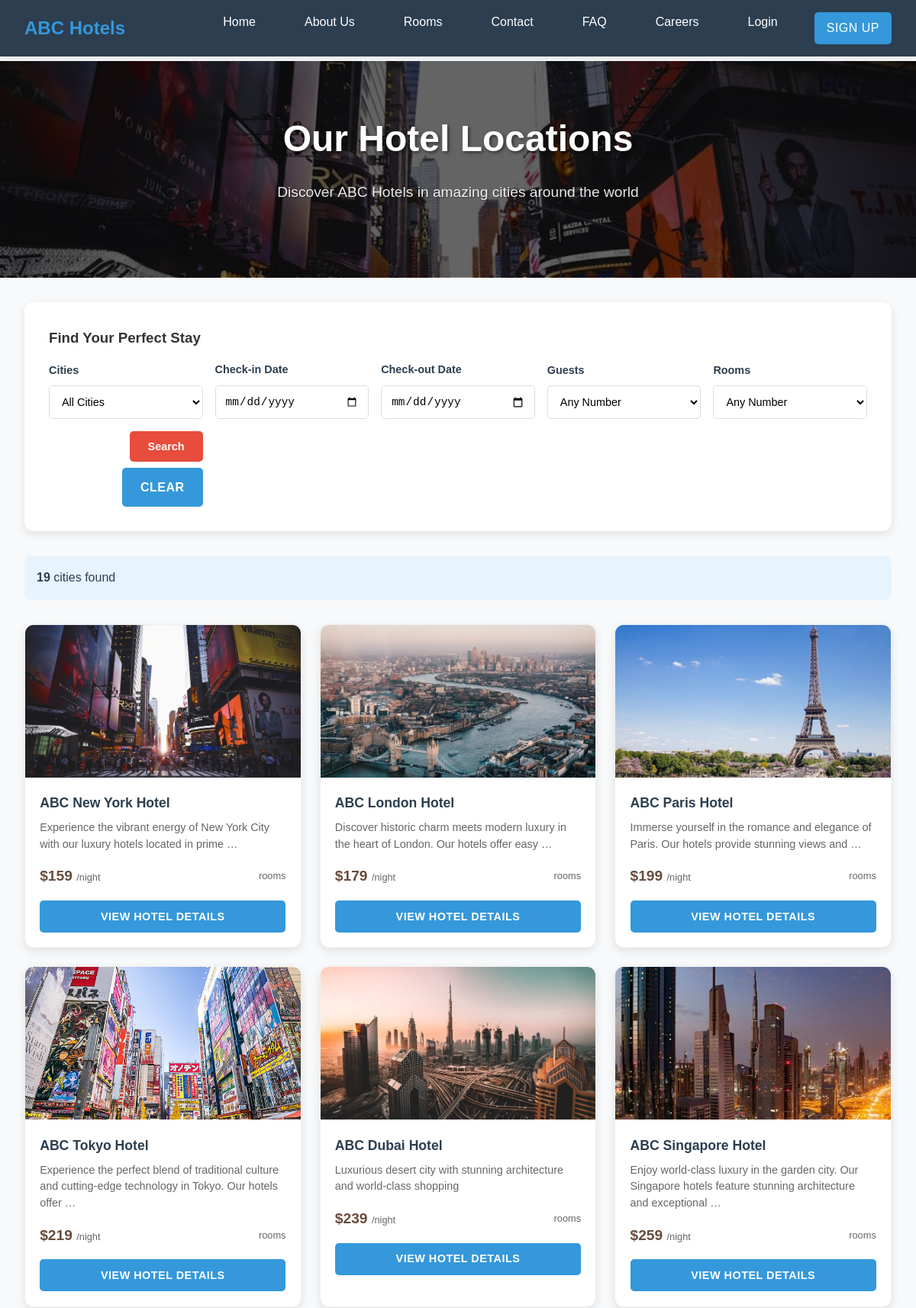
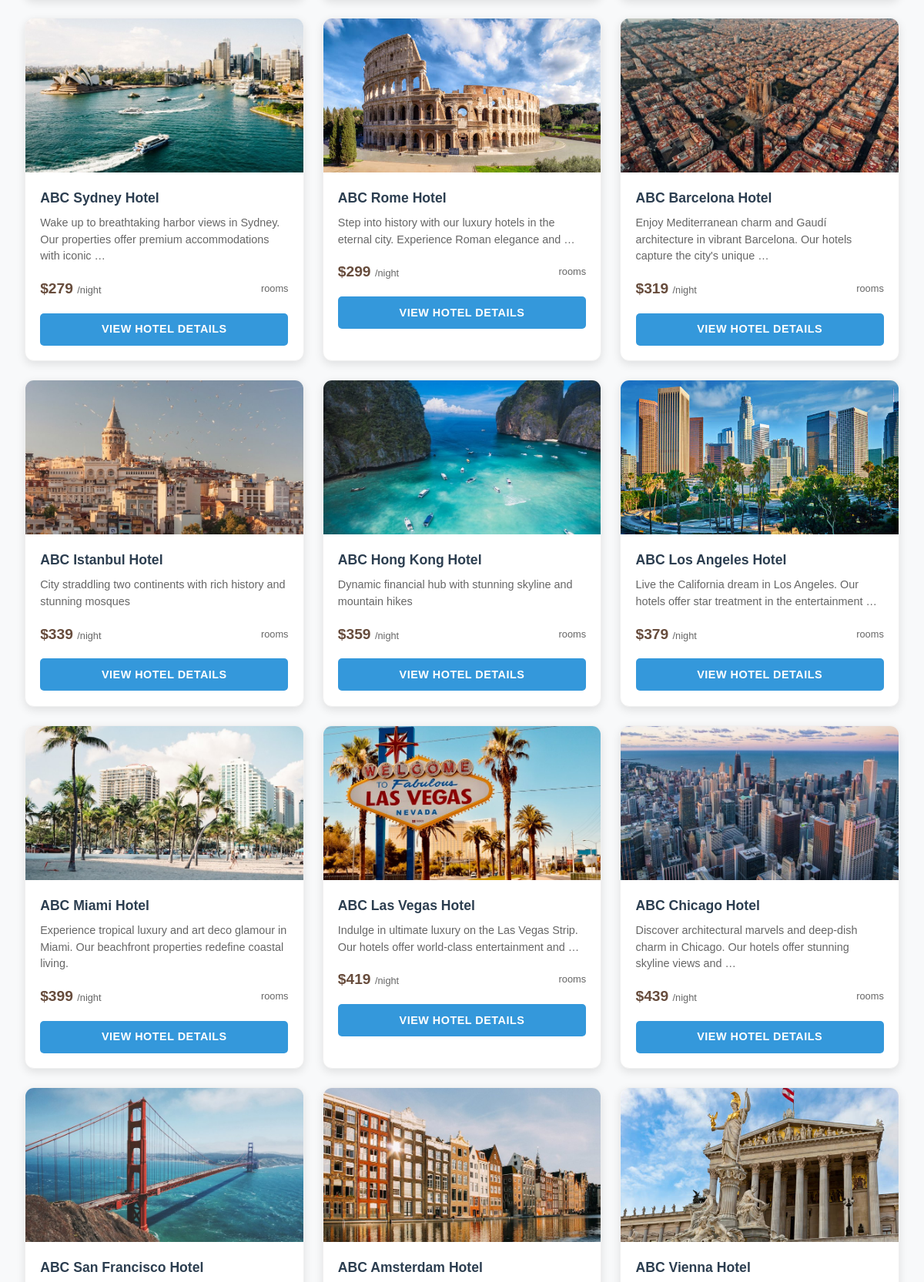
/rooms/ (upper part), run on the app's committed database (2 pictures, top to bottom).
### hotel/models.py (models this page shows, shortened)
class City(models.Model):
    name = models.CharField(max_length=100)
    description = models.TextField()
    image = models.ImageField(upload_to='cities/', null=True, blank=True)
    is_active = models.BooleanField(default=True)
    class Meta:
        verbose_name_plural = "Cities"

### hotel/views.py (the view)
# urls.py: path('rooms/', views.room_list, name='room_list'),
def room_list(request):
    cities = City.objects.all()
    all_cities = City.objects.all()  # For the filter dropdown
    selected_city = request.GET.get('city', '')
    selected_check_in = request.GET.get('check_in', '')
    selected_check_out = request.GET.get('check_out', '')
    selected_guests = request.GET.get('guests', '')
    selected_rooms = request.GET.get('rooms', '')
    if selected_city:
        cities = cities.filter(name__icontains=selected_city)
    context = {
        'cities': cities,
        'all_cities': all_cities,
        'selected_city': selected_city,
        'selected_check_in': selected_check_in,
        'selected_check_out': selected_check_out,
        'selected_guests': selected_guests,
        'selected_rooms': selected_rooms,
    }
    return render(request, 'room_list.html', context)

### templates/room_list.html (shortened to what this page needs)
{% extends 'base.html' %}
{% load static %}
{% block content %}
<section class="hero-section" style="background-image: linear-gradient(rgba(0,0,0,0.6), rgba(0,0,0,0.6)), url('{% static 'images/cities/new_york.jpg' %}');">
    <div class="container">
        <h1 class="hero-title">Our Hotel Locations</h1>
        <p class="hero-subtitle">Discover ABC Hotels in amazing cities around the world</p>
    </div>
</section>
<section style="padding: 2rem 0;">
    <div class="container">
        <div class="filter-section">
            <h3 style="margin-bottom: 1rem;">Find Your Perfect Stay</h3>
            <form method="get" action="{% url 'room_list' %}">
                <div class="filter-grid">
                    <div class="filter-group">
                        <label class="filter-label">Cities</label>
                        <select name="city" class="filter-select">
                            <option value="">All Cities</option>
                        </select>
                    </div>
                    <div class="filter-group">
                        <label class="filter-label">Check-in Date</label>
                        <input type="date" name="check_in" class="filter-input" value="{{ selected_check_in }}">
                    </div>
                    <div class="filter-group">
                        <label class="filter-label">Check-out Date</label>
                        <input type="date" name="check_out" class="filter-input" value="{{ selected_check_out }}">
                    </div>
                    <div class="filter-group">
                        <label class="filter-label">Guests</label>
                        <select name="guests" class="filter-select">
                            <option value="">Any Number</option>
                        </select>
                    </div>
                    <div class="filter-group">
                        <label class="filter-label">Rooms</label>
                        <select name="rooms" class="filter-select">
                            <option value="">Any Number</option>
                        </select>
                    </div>
                    <div class="filter-group" style="display: flex; gap: 0.5rem; align-items: end;">
                        <button type="submit" class="filter-btn" style="flex: 1;">Search</button>
                        <a href="{% url 'room_list' %}" class="btn" style="flex: 1; text-align: center;">Clear</a>
                    </div>
                </div>
            </form>
        </div>
        <div class="results-info">
            <div>
                <strong>{{ cities.count }}</strong> cit{{ cities.count|pluralize:"y,ies" }} found
            </div>
        </div>
        <div class="city-grid-3col">
            {% for city in cities %}
            <div class="city-card-3col">
                <div class="city-image-3col">
                    {% if city.image %}
                    <img src="{{ city.image.url }}" alt="{{ city.name }}">
                    {% else %}
                    {% if "New York" in city.name %}
                    <img src="{% static 'images/cities/new_york.jpg' %}" alt="ABC New York Hotel">
                    {% elif "Los Angeles" in city.name %}
                    <img src="{% static 'images/cities/los_angeles.jpg' %}" alt="ABC Los Angeles Hotel">
                    {% elif "Chicago" in city.name %}
                    <img src="{% static 'images/cities/chicago.jpg' %}" alt="ABC Chicago Hotel">
                    {% elif "Miami" in city.name %}
                    <img src="{% static 'images/cities/miami.jpg' %}" alt="ABC Miami Hotel">
                    {% elif "Las Vegas" in city.name %}
                    <img src="{% static 'images/cities/las_vegas.jpg' %}" alt="ABC Las Vegas Hotel">
                    {% elif "San Francisco" in city.name %}
                    <img src="{% static 'images/cities/san_francisco.jpg' %}" alt="ABC San Francisco Hotel">
                    {% elif "London" in city.name %}
                    <img src="{% static 'images/cities/london.jpg' %}" alt="ABC London Hotel">
                    {% elif "Paris" in city.name %}
                    <img src="{% static 'images/cities/paris.jpg' %}" alt="ABC Paris Hotel">
                    {% elif "Tokyo" in city.name %}
                    <img src="{% static 'images/cities/tokyo.jpg' %}" alt="ABC Tokyo Hotel">
                    {% elif "Dubai" in city.name %}
                    <img src="{% static 'images/cities/dubai.jpg' %}" alt="ABC Dubai Hotel">
                    {% elif "Singapore" in city.name %}
                    <img src="{% static 'images/cities/singapore.jpg' %}" alt="ABC Singapore Hotel">
                    {% elif "Sydney" in city.name %}
                    <img src="{% static 'images/cities/sydney.jpg' %}" alt="ABC Sydney Hotel">
                    {% elif "Toronto" in city.name %}
                    <img src="{% static 'images/cities/toronto.jpg' %}" alt="ABC Toronto Hotel">
                    {% elif "Hong Kong" in city.name %}
                    <img src="{% static 'images/cities/hong_kong.jpg' %}" alt="ABC Hong Kong Hotel">
                    {% elif "Bangkok" in city.name %}
                    <img src="{% static 'images/cities/bangkok.jpg' %}" alt="ABC Bangkok Hotel">
                    {% elif "Berlin" in city.name %}
                    <img src="{% static 'images/cities/berlin.jpg' %}" alt="ABC Berlin Hotel">
                    {% elif "Barcelona" in city.name %}
                    <img src="{% static 'images/cities/barcelona.jpg' %}" alt="ABC Barcelona Hotel">
                    {% elif "Amsterdam" in city.name %}
                    <img src="{% static 'images/cities/amsterdam.jpg' %}" alt="ABC Amsterdam Hotel">
                    {% elif "Istanbul" in city.name %}
                    <img src="{% static 'images/cities/istanbul.jpg' %}" alt="ABC Istanbul Hotel">
                    {% elif "Beijing" in city.name %}
                    <img src="{% static 'images/cities/beijing.jpg' %}" alt="ABC Beijing Hotel">
                    {% elif "Mumbai" in city.name %}
                    <img src="{% static 'images/cities/mumbai.jpg' %}" alt="ABC Mumbai Hotel">
                    {% else %}
                    <img src="{% static 'images/cities/default.jpg' %}" alt="ABC {{ city.name }} Hotel">
                    {% endif %}
                    {% endif %}
                </div>
                <div class="city-content-3col">
                    <div style="margin-bottom: 0.5rem;">
                        <h3 class="city-title-3col" style="color: #2c3e50; margin: 0 0 0.2rem 0; font-size: 1.1rem;">ABC {{ city.name }} Hotel</h3>
                    </div>
                    <p style="color: #666; margin-bottom: 1rem; line-height: 1.5; font-size: 0.9rem;">{{ city.description|truncatewords:15 }}</p>
                    <div style="display: flex; justify-content: space-between; align-items: center; margin-bottom: 1rem;">
                        <div>
                            <strong style="color: #674c3c; font-size: 1.2rem;">
                            {% if city.starting_price %}
                            ${{ city.starting_price }}
                            {% else %}
                            ${% cycle '159' '179' '199' '219' '239' '259' '279' '299' '319' '339' '359' '379' '399' '419' '439' %}
                            {% endif %}
                            </strong>
                            <span style="color: #666; font-size: 0.8rem;">/night</span>
                        </div>
                        <div style="color: #666; font-size: 0.8rem;">
                            <strong>{{ city.room_count }}</strong> rooms
                        </div>
                    </div>
                    <a href="{% url 'city_detail' city.id %}" class="btn" style="width: 100%; text-align: center; padding: 0.6rem; font-size: 0.9rem;">
                        View Hotel Details
                    </a>
                </div>
            </div>
            {% empty %}
            <div style="text-align: center; grid-column: 1 / -1; padding: 3rem;">
                <h3>No cities found matching your criteria.</h3>
                <p>Please try different filter options.</p>
            </div>
            {% endfor %}
        </div>
    </div>
</section>
{% endblock %}

### templates/base.html (shortened to what this page needs)
<!DOCTYPE html>
<html lang="en">
<head>
    {% load static %}
    <link rel="stylesheet" href="{% static 'css/style.css' %}">
</head>
<body>
    <nav class="navbar">
        <div class="nav-container">
            <div class="logo">ABC Hotels</div>
            <ul class="nav-links">
                <li><a href="{% url 'home' %}">Home</a></li>
                <li><a href="{% url 'about' %}">About Us</a></li>
                <li><a href="{% url 'room_list' %}">Rooms</a></li>
                <li><a href="{% url 'contact' %}">Contact</a></li>
                <li><a href="{% url 'faq' %}">FAQ</a></li>
                <li><a href="{% url 'careers' %}">Careers</a></li>
                {% if user.is_authenticated %}
                <li><a href="{% url 'profile' %}">My Profile</a></li>
                <li><a href="{% url 'logout' %}">Logout</a></li>
                {% else %}
                <li><a href="{% url 'login' %}">Login</a></li>
                <li><a href="{% url 'register' %}" class="btn" style="padding: 0.5rem 1rem;">Sign Up</a></li>
                {% endif %}
            </ul>
        </div>
    </nav>
    <main class="main-content">
        {% block content %}
        {% endblock %}
    </main>
</body>
</html>

### static/css/style.css (style rules this page uses)
:root { --primary-color: #2c3e50; --secondary-color: #3498db; --accent-color: #e74c3c; --light-color: #ecf0f1; --dark-color: #34495e; --success-color: #27ae60; --warning-color: #f39c12; --danger-color: #e74c3c; }
* { margin: 0; padding: 0; box-sizing: border-box; }
body { font-family: 'Segoe UI', Tahoma, Geneva, Verdana, sans-serif; line-height: 1.6; color: #333; background-color: #f8f9fa; }
.navbar { background: var(--primary-color); color: white; padding: 1rem 0; position: fixed; width: 100%; top: 0; z-index: 1000; box-shadow: 0 2px 10px rgba(0,0,0,0.1); }
.nav-container { max-width: 1200px; margin: 0 auto; display: flex; justify-content: space-between; align-items: center; padding: 0 2rem; }
.logo { font-size: 1.8rem; font-weight: bold; color: var(--secondary-color); text-decoration: none; }
.nav-links { display: flex; list-style: none; gap: 2rem; }
.nav-links a { color: white; text-decoration: none; font-weight: 500; transition: color 0.3s ease; padding: 0.5rem 1rem; border-radius: 5px; }
.main-content { margin-top: 80px; min-height: calc(100vh - 160px); }
.container { max-width: 1200px; margin: 0 auto; padding: 0 2rem; }
.hero-section { background: linear-gradient(rgba(0,0,0,0.6), rgba(0,0,0,0.6)), url('https://images.unsplash.com/photo-1566073771259-6a8506099945?ixlib=rb-4.0.3&ixid=M3wxMjA3fDB8MHxwaG90by1wYWdlfHx8fGVufDB8fHx8fA%3D%3D&auto=format&fit=crop&w=1920&q=80'); background-size: cover; background-position: center; color: white; padding: 8rem 0; text-align: center; }
.hero-title { font-size: 3.5rem; margin-bottom: 1rem; font-weight: 700; text-shadow: 2px 2px 4px rgba(0,0,0,0.5); }
.hero-subtitle { font-size: 1.3rem; margin-bottom: 2rem; opacity: 0.9; text-shadow: 1px 1px 2px rgba(0,0,0,0.5); }
.btn { display: inline-block; background: var(--accent-color); color: white; padding: 0.8rem 2rem; text-decoration: none; border-radius: 5px; border: none; cursor: pointer; transition: all 0.3s ease; font-weight: 600; text-transform: uppercase; letter-spacing: 0.5px; }
.filter-section { background: white; padding: 2rem; border-radius: 10px; box-shadow: 0 5px 15px rgba(0,0,0,0.1); margin-bottom: 2rem; }
.filter-grid { display: grid; grid-template-columns: repeat(auto-fit, minmax(200px, 1fr)); gap: 1rem; align-items: end; }
.filter-group { margin-bottom: 0; }
.filter-label { display: block; margin-bottom: 0.5rem; font-weight: bold; color: var(--primary-color); font-size: 0.9rem; }
.filter-select, .filter-input { width: 100%; padding: 0.8rem; border: 1px solid #ddd; border-radius: 5px; font-size: 1rem; background: white; }
.filter-btn { background: var(--accent-color); color: white; border: none; padding: 0.8rem 1.5rem; border-radius: 5px; cursor: pointer; font-weight: 600; transition: all 0.3s ease; }
.results-info { display: flex; justify-content: between; align-items: center; margin-bottom: 1rem; padding: 1rem; background: #f8f9fa; border-radius: 5px; }

### templates/base.html (style rules this page uses)
* { margin: 0; padding: 0; box-sizing: border-box; }
body { font-family: 'Arial', sans-serif; line-height: 1.6; color: #333; }
.navbar { background: #2c3e50; color: white; padding: 1rem 0; position: fixed; width: 100%; top: 0; z-index: 1000; }
.nav-container { max-width: 1200px; margin: 0 auto; display: flex; justify-content: space-between; align-items: center; padding: 0 2rem; }
.logo { font-size: 1.5rem; font-weight: bold; color: #3498db; }
.nav-links { display: flex; list-style: none; gap: 2rem; }
.nav-links a { color: white; text-decoration: none; transition: color 0.3s; }
.main-content { margin-top: 80px; min-height: calc(100vh - 160px); }
.container { max-width: 1200px; margin: 0 auto; padding: 0 2rem; }
.btn { display: inline-block; background: #3498db; color: white; padding: 0.8rem 1.5rem; text-decoration: none; border-radius: 5px; border: none; cursor: pointer; transition: background 0.3s; }

### data on the page
City: image (picture), name "New York", description "Experience the vibrant energy of New York City with our luxury hotels located in prime …"
City: image (picture), name "London", description "Discover historic charm meets modern luxury in the heart of London. Our hotels offer easy …"
City: image (picture), name "Paris", description "Immerse yourself in the romance and elegance of Paris. Our hotels provide stunning views and …"
City: image (picture), name "Tokyo", description "Experience the perfect blend of traditional culture and cutting-edge technology in Tokyo. Our hotels offer …"
City: name "Dubai", description "Luxurious desert city with stunning architecture and world-class shopping"
City: image (picture), name "Singapore", description "Enjoy world-class luxury in the garden city. Our Singapore hotels feature stunning architecture and exceptional …"
City: image (picture), name "Sydney", description "Wake up to breathtaking harbor views in Sydney. Our properties offer premium accommodations with iconic …"
City: image (picture), name "Rome", description "Step into history with our luxury hotels in the eternal city. Experience Roman elegance and …"
City: image (picture), name "Barcelona", description "Enjoy Mediterranean charm and Gaudí architecture in vibrant Barcelona. Our hotels capture the city's unique …"
City: name "Istanbul", description "City straddling two continents with rich history and stunning mosques"
City: name "Hong Kong", description "Dynamic financial hub with stunning skyline and mountain hikes"
City: image (picture), name "Los Angeles", description "Live the California dream in Los Angeles. Our hotels offer star treatment in the entertainment …"
City: image (picture), name "Miami", description "Experience tropical luxury and art deco glamour in Miami. Our beachfront properties redefine coastal living."
City: image (picture), name "Las Vegas", description "Indulge in ultimate luxury on the Las Vegas Strip. Our hotels offer world-class entertainment and …"
City: image (picture), name "Chicago", description "Discover architectural marvels and deep-dish charm in Chicago. Our hotels offer stunning skyline views and …"
City: image (picture), name "San Francisco"
City: image (picture), name "Amsterdam"
City: image (picture), name "Vienna"

### other printed values
{{ cities.count }} "19"
